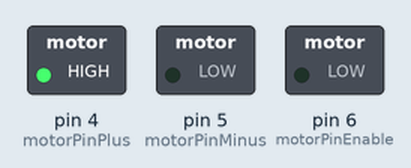
The sketch below on a simulated Arduino Uno, built with avr-gcc and run on an emulated ATmega328P. Parts: switched loads named in the sketch (green lamp = pin HIGH).

Above: at 0.1 s.
Timing chart, 0 to 40.0 s (numbered marks = the images above):
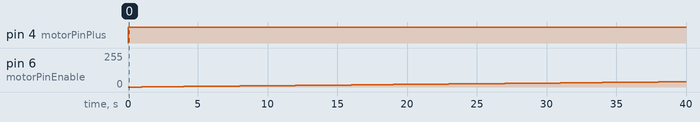

Measured:
- by itself, pin 4 (motorPinPlus): LOW → HIGH at 0.00 s
- by itself, pin 6 (motorPinEnable): moves from 0/255 to 39/255 over 38.0 s

The sketch:

Motor_speed.ino
```cpp
// Define motor pins
int motorPinPlus = 4;
int motorPinMinus = 5;
int motorPinEnable = 6;

void setup()
{
   pinMode(motorPinPlus, OUTPUT);
   pinMode(motorPinMinus, OUTPUT);
   pinMode(motorPinEnable, OUTPUT);
   Serial.begin(9600);
}

void loop()
{

   // Define speed
   int motor_speed;

   // Accelerate forward
   for (motor_speed = 0; motor_speed < 250; motor_speed++)
   {
      setMotor(true, motor_speed);
      delay(1000);
   }
}

// Function to control the motor
void setMotor(boolean forward, int motor_speed)
{
   digitalWrite(motorPinPlus, forward);
   digitalWrite(motorPinMinus, !forward);
   analogWrite(motorPinEnable, motor_speed);
}
```
